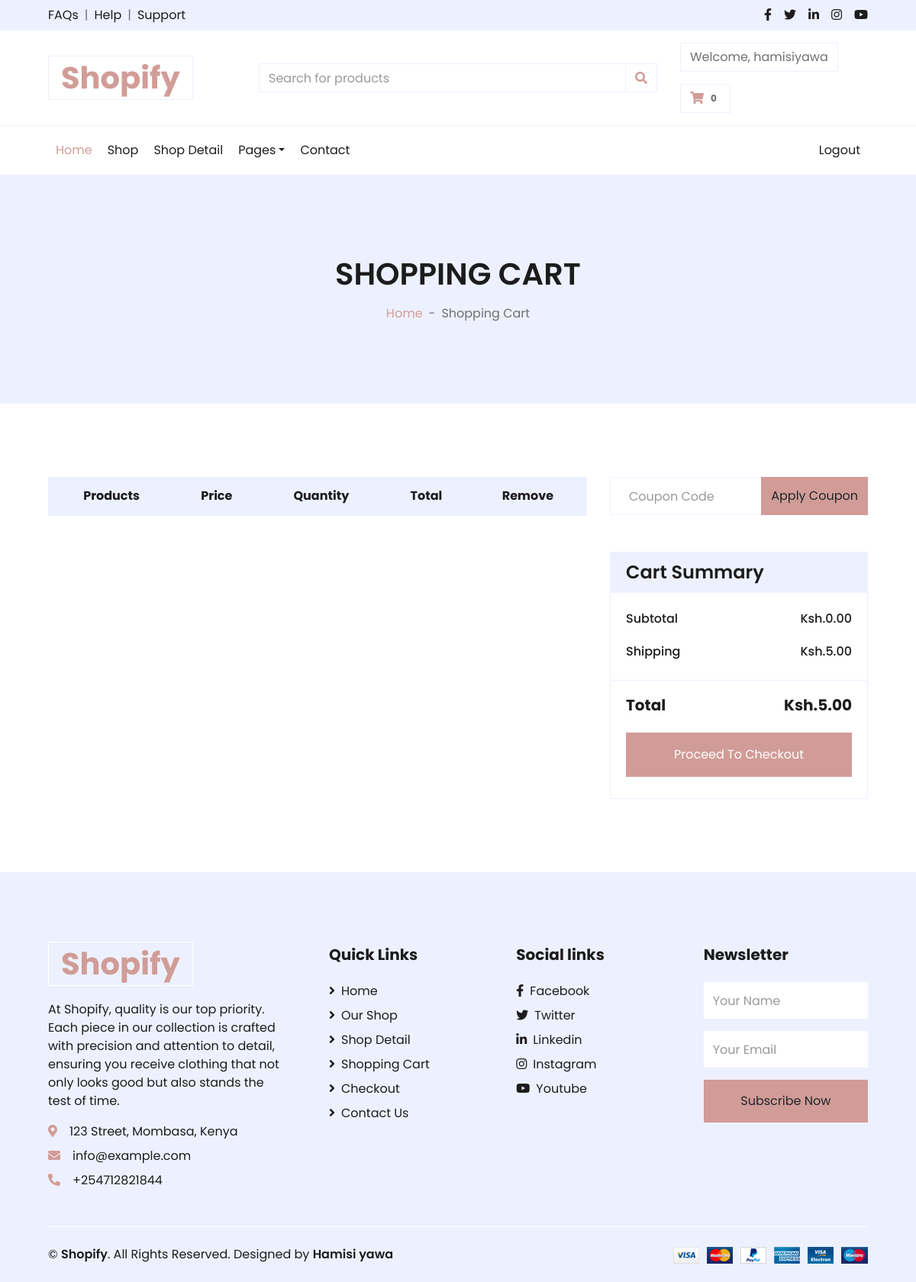
The app's page /cart/ (signed in) with its own data.
### shopify/models.py (models this page shows, shortened)
class Order(models.Model):
    customer = models.ForeignKey(Customer, on_delete=models.SET_NULL, blank=True, null=True)
    date_orderd = models.DateTimeField(auto_now_add=True)
    complete = models.BooleanField(default=False, null=True, blank=False)
    transaction_id = models.CharField(max_length=200,null=True)
    @property
    def get_cart_total(self):
        orderitems = self.orderitem_set.all()
        total = sum([item.get_total for item in orderitems])
        return total
    @property
    def get_cart_items(self):
        orderitems = self.orderitem_set.all()
        total = sum([item.quantity for item in orderitems])
        return total

class Shipping(models.Model):
    shipping_cost = models.DecimalField(max_digits=7,decimal_places=2)

### shopify/views.py (the view)
# urls.py: path('cart/', views.cart, name='cart'),
def cart(request):
    data = cartData(request)
    shipping = data['shipping']
    cartItems = data['cartItems']
    order = data['order']
    items = data['items']
    context = {
     'cartItems': cartItems,
     'items':items,
     'order': order,
     'shipping': shipping,
     'name':'cart' }
    return render(request, 'cart.html',context)

### shopify/utils.py (called while the page is built)
def cartData(request):
    if request.user.is_authenticated:
        shipping = Shipping.objects.first()
        customer = request.user.customer
        order, created = Order.objects.get_or_create(customer=customer, complete=False)
        items = order.orderitem_set.all()
        cartItems = order.get_cart_items
    else:
        shipping = Shipping.objects.first()
        cookieData = cookieCart(request)
        cartItems = cookieData['cartItems']
        order = cookieData['order']
        items = cookieData['items']
    return {'cartItems': cartItems,'order': order, 'items': items, 'shipping': shipping}

### shopify/templates/cart.html (shortened to what this page needs)
{% extends 'common.html'%}
{% load static %}
{% block content%}
<div class="container-fluid bg-secondary mb-5">
    <div class="d-flex flex-column align-items-center justify-content-center" style="min-height: 300px">
        <h1 class="font-weight-semi-bold text-uppercase mb-3">Shopping Cart</h1>
        <div class="d-inline-flex">
            <p class="m-0"><a href="">Home</a></p>
            <p class="m-0 px-2">-</p>
            <p class="m-0">Shopping Cart</p>
        </div>
    </div>
</div>
<div class="container-fluid pt-5">
    <div class="row px-xl-5">
        <div class="col-lg-8 table-responsive mb-5">
            <table class="table table-bordered text-center mb-0">
                <thead class="bg-secondary text-dark">
                    <tr>
                        <th>Products</th>
                        <th>Price</th>
                        <th>Quantity</th>
                        <th>Total</th>
                        <th>Remove</th>
                    </tr>
                </thead>
            </table>
        </div>
        <div class="col-lg-4">
            <form class="mb-5" action="">
                <div class="input-group">
                    <input type="text" class="form-control p-4" placeholder="Coupon Code">
                    <div class="input-group-append">
                        <button class="btn btn-primary">Apply Coupon</button>
                    </div>
                </div>
            </form>
            <div class="card border-secondary mb-5">
                <div class="card-header bg-secondary border-0">
                    <h4 class="font-weight-semi-bold m-0">Cart Summary</h4>
                </div>
                <div class="card-body">
                    <div class="d-flex justify-content-between mb-3 pt-1">
                        <h6 class="font-weight-medium">Subtotal</h6>
                        <h6 class="font-weight-medium">Ksh.{{order.get_cart_total|floatformat:2}}</h6>
                    </div>
                    <div class="d-flex justify-content-between">
                        <h6 class="font-weight-medium">Shipping</h6>
                        <h6 class="font-weight-medium">Ksh.{{shipping.shipping_cost|floatformat:2}}</h6>
                    </div>
                </div>
                <div class="card-footer border-secondary bg-transparent">
                    <div class="d-flex justify-content-between mt-2">
                        <h5 class="font-weight-bold">Total</h5>
                        <h5 class="font-weight-bold">Ksh.{{ order.get_cart_total|add:shipping.shipping_cost|floatformat:2 }}</h5>
                    </div>
                    <button class="btn btn-block btn-primary my-3 py-3" ><a href="{% url 'shopify:checkout'%}" style="text-decoration: none; color: white;">Proceed To Checkout</a></button>
                </div>
            </div>
        </div>
    </div>
</div>
{% endblock %}

### records on screen
Order: get_cart_total "0.00", get_cart_total|add "5.00"
Shipping: shipping_cost "5.00"

### other values on screen
{{ cartItems }} "0"
